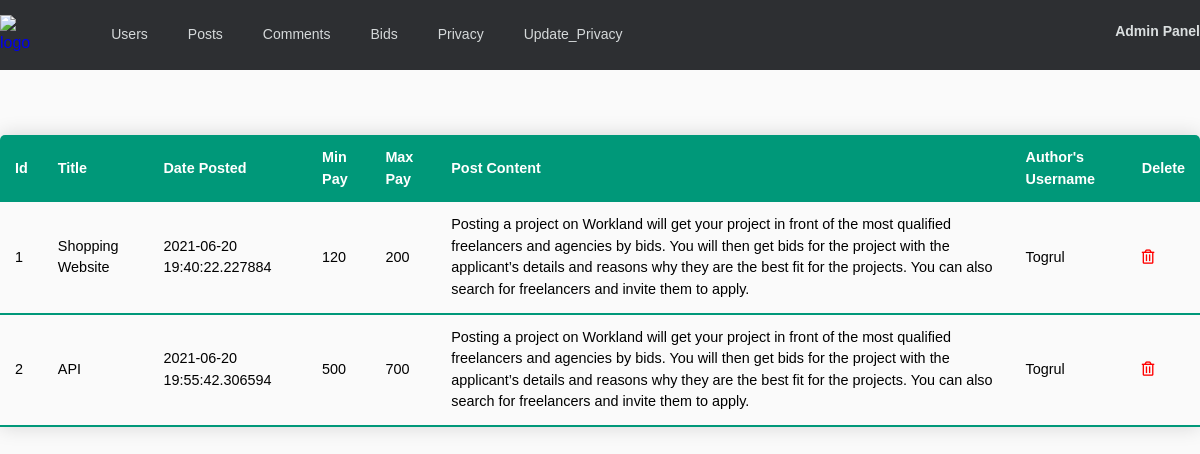
Screenshot of /admin/posts with the database file from the repository.
### app/models.py (models this page shows, shortened)
class Post(db.Model):
    id = db.Column(db.Integer, primary_key=True)
    title = db.Column(db.String(20), nullable=False)
    date_posted = db.Column(db.DateTime, nullable=False, default=datetime.utcnow)
    min_pay = db.Column(db.Integer, nullable=False)
    max_pay = db.Column(db.Integer)
    content = db.Column(db.Text, nullable=False)
    user_id = db.Column(db.Integer, db.ForeignKey('user.id'), nullable=False)
    tag = db.relationship('Tag', secondary='posts_tags', backref=db.backref('posts', lazy='dynamic'))
    comments = db.relationship('Comment', backref='host', lazy=True)
    bids = db.relationship('Bid', backref='bid_host', lazy=True)

class User(db.Model, UserMixin):
    id = db.Column(db.Integer, primary_key=True)
    username = db.Column(db.String(20), unique=True, nullable=False)
    email = db.Column(db.String(120), unique=True, nullable=False)
    image_file = db.Column(db.String(20), nullable=False, default='default.jpg')
    password = db.Column(db.String(60), nullable=False)
    about_user = db.Column(db.Text)
    education = db.Column(db.Text)
    speciality = db.Column(db.String(20))
    location = db.Column(db.String(20))
    age = db.Column(db.Integer)
    experience = db.Column(db.Integer)
    hourly_rate = db.Column(db.Integer)
    job_done = db.Column(db.Integer)
    posts = db.relationship('Post', backref='author', lazy=True, cascade='all,delete')
    comments = db.relationship('Comment', backref='comment_author', lazy=True, cascade='all,delete')
    bids = db.relationship('Bid', backref='bid_owner', lazy=True, cascade='all,delete')

### app/routes.py (the view)
@app.route('/admin/posts', methods=['GET','POST'])
def admin_posts():
    posts = Post.query.all()
    return render_template('admin/posts.html', posts=posts)

### app/templates/admin/posts.html (shortened to what this page needs)
{% extends "admin/base.html" %}
{% block css %}
<link rel="stylesheet" href="{{ url_for('static', filename='css/base.css') }}">
{% endblock %}
{% block content %}
    <table class="content-table">
        <thead>
            <tr>
                <th scope="col">Id</th>
                <th scope="col">Title</th>
                <th scope="col">Date Posted</th>
                <th scope="col">Min Pay</th>
                <th scope="col">Max Pay</th>
                <th scope="col">Post Content</th>
                <th scope="col">Author's Username</th>
                <th scope="col">Delete</th>
            </tr>
        </thead>
        {% for post in posts %}
        <tbody>
            <tr>
                <td>{{ post.id }}</th>
                <td>{{ post.title }}</td>
                <td>{{ post.date_posted }}</td>
                <td>{{ post.min_pay }}</td>
                <td>{{ post.max_pay }}</td>
                <td>{{ post.content }}</td>
                <td>{{ post.author.username }}</td>
                <td><a href="{{url_for('admin_delete_post', post_id=post.id)}}"><i class="far fa-trash-alt" style="color: red;"></i></a></td>
            </tr>
        </tbody>
        {% endfor %}
    </table>
    {% endblock %}

### app/templates/admin/base.html (shortened to what this page needs)
<!doctype html>
<html lang="en">
  <head>
    <link rel="stylesheet" href="../../static/css/style.css">
    {% block css %}
    {% endblock %}
  </head>
  <body>
    <header>
      <div class="container">
        <div class="row d-flex" style="justify-content: space-between;">
          <div class="col-6 nav-left">
            <a href="{{ url_for('index') }}" class="logo">
              <img src="{{url_for('static', filename='img/logo.svg')}}" alt="logo">
            </a>
            <ul class="navbar">
              <li><a href="{{url_for('admin_users')}}">Users</a></li>
              <li><a href="{{url_for('admin_posts')}}">Posts</a></li>
              <li><a href="{{url_for('admin_comments')}}">Comments</a></li>
              <li><a href="{{url_for('admin_bids')}}">Bids</a></li>
              <li><a href="{{url_for('admin_add_privacy')}}">Privacy</a></li>
              <li><a href="{{url_for('admin_update_privacy')}}">Update_Privacy</a></li>
            </ul>
          </div>
          <div class="header-user-right header-user">
            <h3 class="user-name"><span>Admin Panel</span></h3>
          </div>
        </div>
      </div>
    </header>
    <main>
      <div class="content">
        <div class="container d-flex" style="justify-content: center;">
          {% block content %}
          {% endblock %}
        </div>
      </div>
    </main>
  </body>
</html>

### app/static/css/style.css (style rules this page uses)
* { margin: 0; padding: 0; box-sizing: border-box; }
html, body { height: 100%; }
body { background-color: #FAFAFA; font-family: 'Open Sans', sans-serif; line-height: 1.5; }
img { width: 100%; height: auto; }
a, button, input { transition: 0.4s; }
a { text-decoration: none; }
li { list-style: none; }
.d-flex { display: flex; }
header { width: 100%; height: 70px; position: fixed; z-index: 1; background-color: #2D2F32; display: flex; }
.nav-left { display: flex; }
a.logo { display: inline-block; margin-right: 81px; }
a.logo img { width: 60px; height: 40px; margin-top: 15px; }
.navbar { display: flex; margin-top: 22px; }
.navbar li { margin-right: 40px; }
.navbar a { font-size: 14px; font-weight: 400; color: #D5D9DA; transition: 0.4s; }
.header-user { display: flex; align-items: center; margin-top: 8px; }
.user-name { color: #dadedf; font-size: 14px; padding-left: 10px; font-weight: 600; }
.content { padding-top: 110px; }

### app/static/css/base.css (style rules this page uses)
* { font-family: sans-serif; }
.content-table { border-collapse: collapse; margin: 25px 0; font-size: 0.9em; min-width: 400px; border-radius: 5px 5px 0 0; overflow: hidden; box-shadow: 0 0 20px rgba(0, 0, 0, 0.15); }
.content-table thead tr { background-color: #009879; color: #ffffff; text-align: left; font-weight: bold; }
.content-table th, .content-table td { padding: 12px 15px; }
.content-table tbody tr { border-bottom: 1px solid #dddddd; }
.content-table tbody tr:last-of-type { border-bottom: 2px solid #009879; }

### app/static/css/grid.css (style rules this page uses)
.container { max-width: 1280px; width: 100%; margin: 0 auto; }
.row { display: flex; flex-wrap: wrap; }
.col-6 { width: 50%; }

### rows the page displays
Post: id "1", title "Shopping Website", date_posted "2021-06-20 19:40:22.227884", min_pay "120", max_pay "200", content "Posting a project on Workland will get your project in front of the most qualified freelancers and agencies by bids. You will then get bids for the project with the applicant’s details and reasons why they are the best fit for the projects. You can also search for freelancers and invite them to apply.", author.username "Togrul"
Post: id "2", title "API", date_posted "2021-06-20 19:55:42.306594", min_pay "500", max_pay "700", content "Posting a project on Workland will get your project in front of the most qualified freelancers and agencies by bids. You will then get bids for the project with the applicant’s details and reasons why they are the best fit for the projects. You can also search for freelancers and invite them to apply.", author.username "Togrul"
